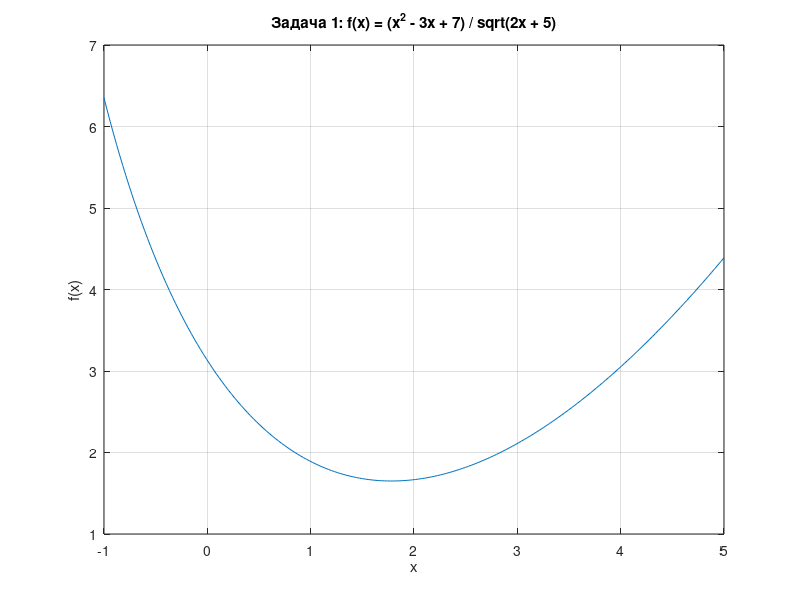
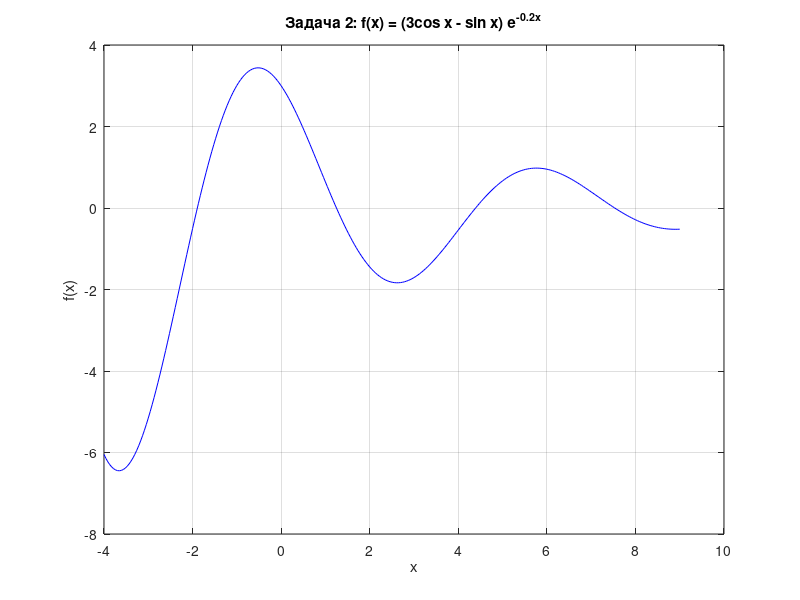
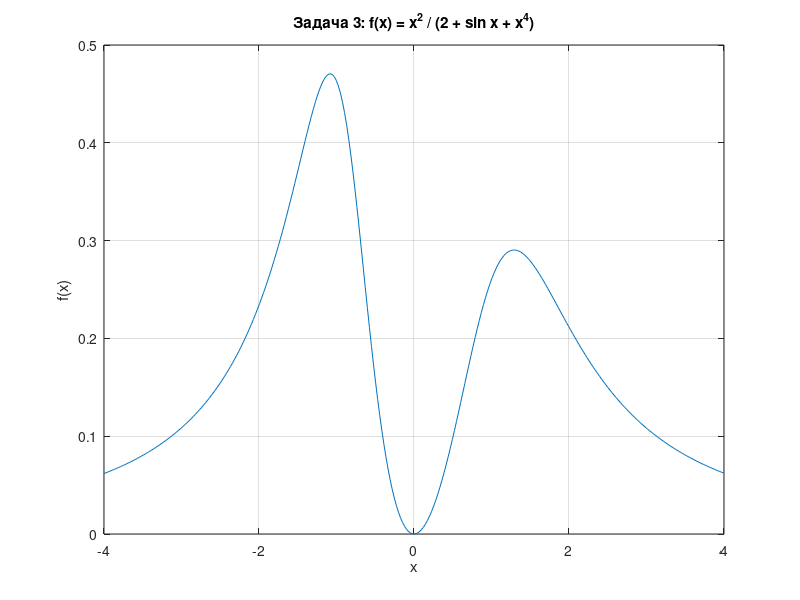
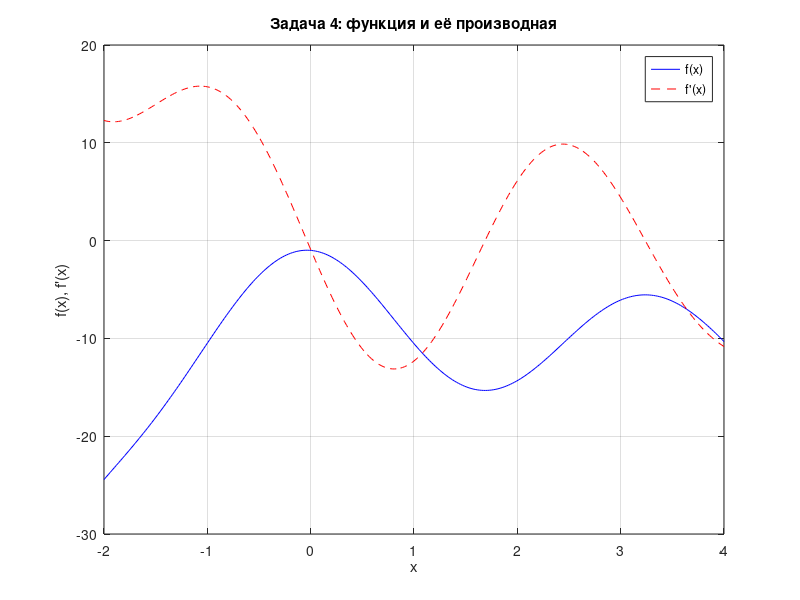

These figures' MATLAB source, in order:
clear
clc
close all

%% Задача 1: f(x) = (x^2 - 3x + 7) / sqrt(2x + 5), -1 <= x <= 5
x1 = linspace(-1, 5, 200);
y1 = (x1.^2 - 3*x1 + 7) ./ sqrt(2*x1 + 5);

figure(1)
plot(x1, y1)
xlabel('x')
ylabel('f(x)')
title('Задача 1: f(x) = (x^2 - 3x + 7) / sqrt(2x + 5)')
grid on

%% Задача 2: f(x) = (3cos x - sin x) * exp(-0.2x), -4 <= x <= 9
x2 = linspace(-4, 9, 300);
y2 = (3*cos(x2) - sin(x2)) .* exp(-0.2*x2);

figure(2)
plot(x2, y2, 'b-')
xlabel('x')
ylabel('f(x)')
title('Задача 2: f(x) = (3cos x - sin x) e^{-0.2x}')
grid on

%% Задача 3: f(x) = x^2 / (2 + sin x + x^4), -4 <= x <= 4
x3 = linspace(-4, 4, 300);
y3 = x3.^2 ./ (2 + sin(x3) + x3.^4);

figure(3)
plot(x3, y3)
xlabel('x')
ylabel('f(x)')
title('Задача 3: f(x) = x^2 / (2 + sin x + x^4)')
grid on

%% Задача 4: f(x) = x^3 - 2x^2 - 10sin^2(x) - exp(0.9x) и её производная, -2 <= x <= 4
x4 = linspace(-2, 4, 300);
f4 = x4.^3 - 2*x4.^2 - 10*sin(x4).^2 - exp(0.9*x4);
df4 = 3*x4.^2 - 4*x4 - 10*sin(2*x4) - 0.9*exp(0.9*x4);

figure(4)
plot(x4, f4, 'b-', x4, df4, 'r--')
xlabel('x')
ylabel("f(x), f'(x)")
title('Задача 4: функция и её производная')
legend('f(x)', "f'(x)")
grid on

%% Задача 5: f(x) = -3x^4 + 10x^2 - 3, два графика на разных диапазонах
x5a = linspace(-4, 3, 200);
y5a = -3*x5a.^4 + 10*x5a.^2 - 3;

x5b = linspace(-4, 4, 200);
y5b = -3*x5b.^4 + 10*x5b.^2 - 3;

figure(5)
plot(x5a, y5a)
xlabel('x')
ylabel('f(x)')
title('Задача 5a: f(x) = -3x^4 + 10x^2 - 3 для -4 <= x <= 3')
grid on

figure(6)
plot(x5b, y5b)
xlabel('x')
ylabel('f(x)')
title('Задача 5b: f(x) = -3x^4 + 10x^2 - 3 для -4 <= x <= 4')
grid on
